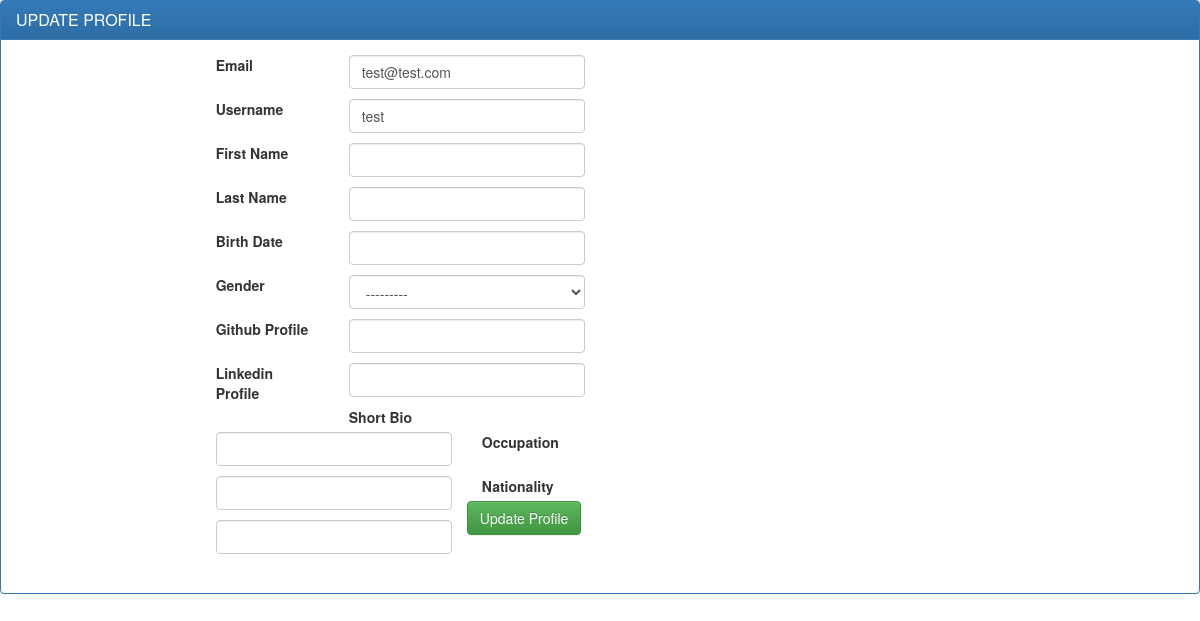
The app's page /register/user/profile/edit/ (signed in) with its own data.
### register/models.py (models this page shows, shortened)
class User(AbstractBaseUser):
    user_id = models.AutoField(primary_key=True)
    user_first_name = models.CharField(_('First Name'), max_length=32, blank=True, null=True,
                                  validators=[RegexValidator(regex='^[A-Za-z]*$')])
    user_last_name = models.CharField(_('Last Name'), max_length=32, blank=True, null=True,
                                    validators=[RegexValidator(regex='^[A-Za-z]*$')])
    email = models.EmailField(_('Email'), db_index=True, unique=True)
    user_dob = models.DateField(_('Birth Date'), blank=True, null=True)
    user_gender = models.CharField(_('Gender'), max_length=1, choices=GENDER, blank=True, null=True)
    user_github = models.CharField(_('Github Profile'),max_length=100,blank=True )
    user_linkedin = models.CharField(_('Linkedin Profile'),max_length=100,blank=True )
    user_bio = models.CharField(_('Short Bio'), max_length=1000,blank=True )
    user_occupation = models.CharField(_('Occupation'), max_length=100,blank=True )
    user_nationality = models.CharField(_('Nationality'), max_length=100,blank=True )
    date_joined = models.DateTimeField(auto_now_add=True)
    username = models.CharField(_('username'), max_length=32, blank=False, unique=True)
    is_active = models.BooleanField(default=True)
    is_admin = models.BooleanField(default=False)
    objects = MyUserManager()
    USERNAME_FIELD = 'email'
    REQUIRED_FIELDS = ['username']

### register/views.py (the view)
class UserProfileUpdateView(LoginRequiredMixin, CurrentUserMixin, UpdateView):
    model = User
    fields = user_fields + user_extra_fields
    template_name_suffix = '_update_form'
    success_url = '/registration/user/success/'

### register/templatetags/register_extras.py (called while the page is built)
@register.filter(name='addcss')
def addcss(field, css):
    return field.as_widget(attrs={"class":css})

### register/views.py (called while the page is built)
    def get_object(self, *args, **kwargs):
        try: obj = super(CurrentUserMixin, self).get_object(*args, **kwargs)
        except AttributeError: obj = self.request.user
        return obj

### register/templates/register/user_update_form.html (shortened to what this page needs)
{% load staticfiles %}
{% load register_extras %}
<head>
<link rel="stylesheet" href="{%  static 'css/bootstrap.min.css' %}">
<link rel="stylesheet" href="{%  static 'css/bootstrap-theme.min.css' %}">
</head>{% block body %}
<div class="panel panel-primary">
 <div class="panel-heading">
   <h3 class="panel-title">UPDATE PROFILE</h3>
 </div>
 <div class="panel-body">
  <div class="container-dash">
<div class="row">
<div class="col-md-4 col-md-offset-2">
<div class="row">
<form class="form" id="registerForm" method="POST"
enctype="multipart/form-data" action="{% url 'user_profile_update' %}">
<fieldset>
{% csrf_token %} {% load tz %}
{% for field in form.visible_fields %}
<div id="div_{{ field.html_name }}"
class="form-group{% if field.errors %} has-error{% endif%}">
<label class="col-sm-4 control-label" for="{{ field.id_for_label }}">
{{ field.label }}
</label>
<div class="col-md-8 cnt-inpt">
{{ field|addcss:"form-control" }}
</div>
</div>
{% endfor %}
<div class="form-group" style="padding-left: 35%;">
<button type="submit" class="btn btn-success" >Update Profile  </button>
</div>
</fieldset>
</form>
</div>
</div>
</div>
</div>
 </div>
</div>{% endblock body %}
</html>

### records on screen
User: visible_fields "test@test.com" "test" "---------"

### other values on screen
{{ field.label }} "Email" "Username" "First Name" "Last Name" "Birth Date" "Gender" "Github Profile" "Linkedin Profile" "Short Bio" "Occupation" "Nationality"
